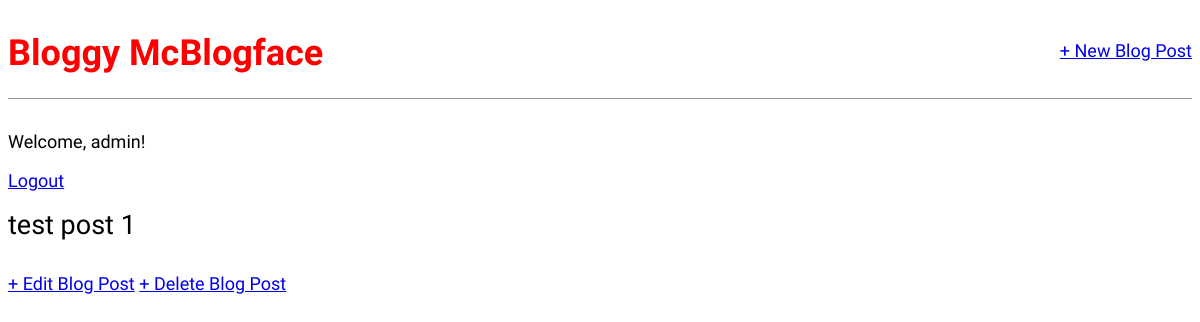
Page /post/1/ (signed in) on the earlier database version.
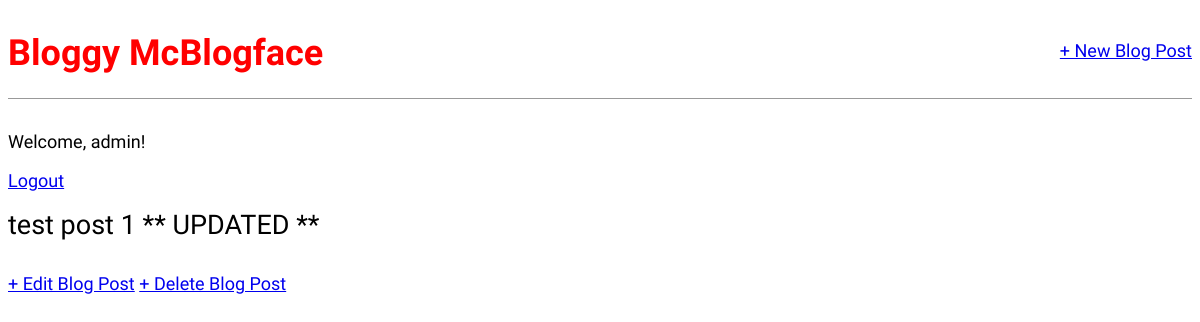
Same page on the later database version.
### blog/models.py (models this page shows, shortened)
class Post(models.Model):
    title = models.CharField(max_length=200)
    author = models.ForeignKey('auth.user', on_delete=models.CASCADE)
    body = models.TextField()

### blog/views.py (the view)
# urls.py: path('post/<int:pk>/', views.BlogDetailView.as_view(), name = 'post_detail'),
class BlogDetailView(LoginRequiredMixin,DetailView):
    model = Post
    template_name = 'post_detail.html'

### templates/post_detail.html
{% extends 'base.html' %}
{% block content %}
    <div class="post-entry">
      <h2><{{ post.title }}</h2>
      <p>{{ post.body }}</p>
    </div>
    <a href="{% url 'post_edit' post.pk %}">+ Edit Blog Post</a>
    <a href="{% url 'post_delete' post.pk %}">+ Delete Blog Post</a>
{% endblock content %}

Differences in the rows shown:
changed Post: body "test post 1" → "test post 1 ** UPDATED **"
